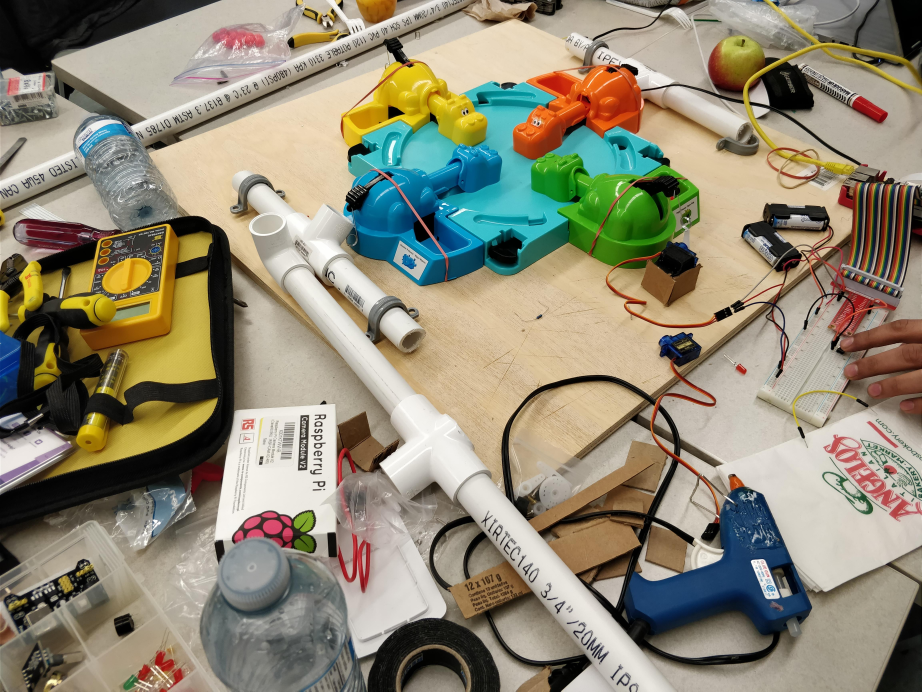
#> input picture photo-1.jpg, 4608 x 3456 px, given in place of the camera (shown at 1/5 size)
$ python multipleBalls.py
#> lines starting #> are read from the running program, lines starting #| are printed output that depends on the picture; after the words box and inside, x2 and y2 are one past the last pixel; in counts of white or black regions, pixels touching at a corner belong together
### opencv/vector.py
"""
The MIT License (MIT)

Copyright (c) 2015 Mat Leonard

Permission is hereby granted, free of charge, to any person obtaining a copy
of this software and associated documentation files (the "Software"), to deal
in the Software without restriction, including without limitation the rights
to use, copy, modify, merge, publish, distribute, sublicense, and/or sell
copies of the Software, and to permit persons to whom the Software is
furnished to do so, subject to the following conditions:

The above copyright notice and this permission notice shall be included in
all copies or substantial portions of the Software.

THE SOFTWARE IS PROVIDED "AS IS", WITHOUT WARRANTY OF ANY KIND, EXPRESS OR
IMPLIED, INCLUDING BUT NOT LIMITED TO THE WARRANTIES OF MERCHANTABILITY,
FITNESS FOR A PARTICULAR PURPOSE AND NONINFRINGEMENT. IN NO EVENT SHALL THE
AUTHORS OR COPYRIGHT HOLDERS BE LIABLE FOR ANY CLAIM, DAMAGES OR OTHER
LIABILITY, WHETHER IN AN ACTION OF CONTRACT, TORT OR OTHERWISE, ARISING FROM,
OUT OF OR IN CONNECTION WITH THE SOFTWARE OR THE USE OR OTHER DEALINGS IN
THE SOFTWARE.
"""

import math


class Vector(object):
    def __init__(self, *args):
        """ Create a vector, example: v = Vector(1,2) """
        if len(args) == 0:
            self.values = (0, 0)
        else:
            self.values = args

    def norm(self):
        """ Returns the norm (length, magnitude) of the vector """
        return math.sqrt(sum(comp**2 for comp in self))

    # [75 lines left out: functions argument, normalize, rotate, _rotate2D, matrix_mult, inner and 1 more, not called in this run]

    def __rmul__(self, other):
        """ Called if 4*self for instance """
        return self.__mul__(other)

    # [14 lines left out: functions __div__, __add__, __sub__, not called in this run]

    def __iter__(self):
        return self.values.__iter__()

    def __len__(self):
        return len(self.values)

    def __getitem__(self, key):
        return self.values[key]

    def __repr__(self):
        return str(self.values)

### opencv/ball.py
import numpy


class Ball(object):
    def __init__(self, p, radius, fps, resolution):
        """ Takes coordinates of center and radius of the ball """
        self.radius = radius
        self.lastPos = None
        self.pos = p
        self.lastVel = None
        self.vel = None
        self.acc = None
        self.fps = fps
        self.resolution = resolution
        self.exists = False

    # [56 lines left out: functions update, bool, endCheck, lastSeen, not called in this run]

### opencv/multipleBalls.py
# import the necessary packages
from collections import deque
import numpy
import argparse
import imutils
import cv2
from ball import Ball
from vector import Vector
from hippo import Hippo

# construct the argument parse and parse the arguments
ap = argparse.ArgumentParser()
ap.add_argument("-v", "--video",
                help="path to the (optional) video file")
ap.add_argument("-b", "--buffer", type=int, default=64,
                help="max buffer size")
args = vars(ap.parse_args())
# define the lower and upper boundaries of the "green"
# ball in the HSV color space, then initialize the
# list of tracked points
redLower = (0, 136, 162)
redUpper = (255, 255, 255)
pts = deque(maxlen=args["buffer"])
arrBalls = []
hippos = []
fps = 40
first = True


class MultipleBalls():
    def __init__(self):
        # 0 - orange , 1 = green, 2 = yellow
        for i in range(0, 3):
            temp = Hippo(i)
            hippos.append(temp)

# if a video path was not supplied, grab the reference
# to the webcam
if not args.get("video", False):
    camera = cv2.VideoCapture(0)

# otherwise, grab a reference to the video file
else:
    camera = cv2.VideoCapture(args["video"])
# keep looping
while True:
    # grab the current frame
    (grabbed, frame) = camera.read()
#> frame is the input picture: shape (3456, 4608, 3); mean B, G, R 116.7, 136.7, 143

    # if we are viewing a video and we did not grab a frame,
    # then we have reached the end of the video
    if args.get("video") and not grabbed:
        break

    # resize the frame, blur it, and convert it to the HSV
    # color space
    frame = imutils.resize(frame, width=600)
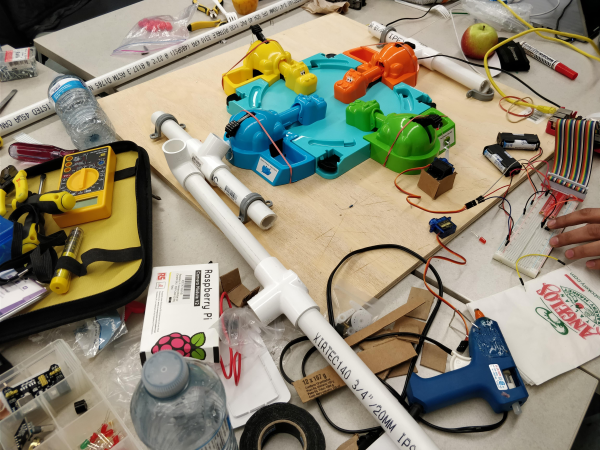
#> frame: shape (450, 600, 3); mean B, G, R 116.7, 136.7, 143
    # blurred = cv2.GaussianBlur(frame, (11, 11), 0)
    hsv = cv2.cvtColor(frame, cv2.COLOR_BGR2HSV)
#> hsv: shape (450, 600, 3); mean H, S, V 30.9, 76.7, 152.1

    # construct a mask for the color "red", then perform
    # a series of dilations and erosions to remove any small
    # blobs left in the mask
    mask = cv2.inRange(hsv, redLower, redUpper)
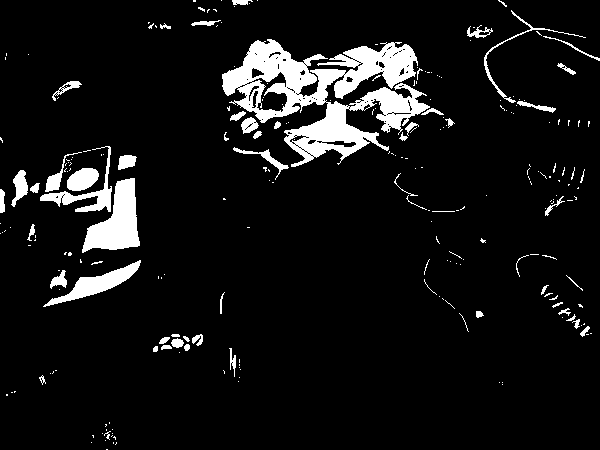
#> mask: shape (450, 600); 8% white; 245 white regions (186 under 20 px), largest, box (x1, y1, x2, y2) and area: (222, 39, 430, 167) 11421, (82, 178, 140, 253) 2320, (43, 260, 141, 307) 1234
    mask = cv2.erode(mask, None, iterations=2)
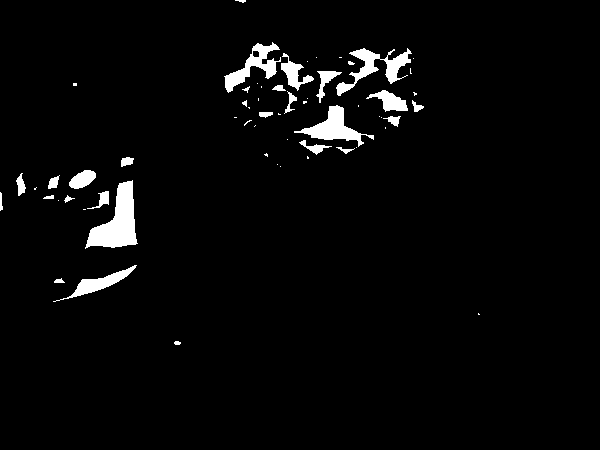
#> mask: shape (450, 600); 3.2% white; 60 white regions (31 under 20 px), largest, box (x1, y1, x2, y2) and area: (85, 180, 138, 249) 1797, (336, 48, 412, 96) 1096, (294, 105, 374, 147) 1094
    mask = cv2.dilate(mask, None, iterations=2)
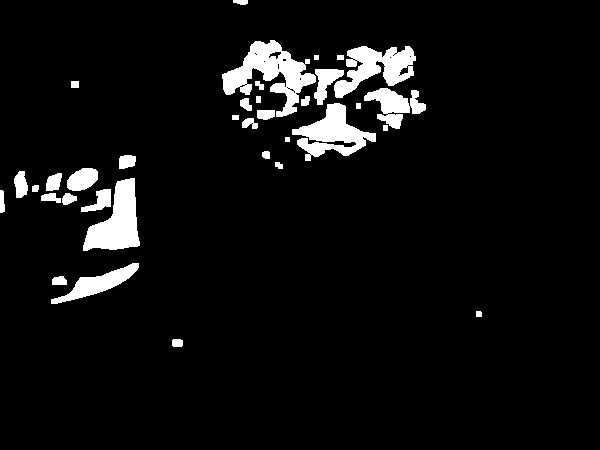
#> mask: shape (450, 600); 5.9% white; 35 white regions
    # find contours in the mask and initialize the current
    # (x, y) center of the ball
    cnts = cv2.findContours(mask.copy(), cv2.RETR_EXTERNAL,
                            cv2.CHAIN_APPROX_SIMPLE)[-2]
#> cnts = 35 contours, 2 with area under 20; largest, box (x1, y1, x2, y2) and area: (222, 40, 316, 117) 2842, (83, 178, 140, 251) 2198, (334, 46, 416, 98) 2046, (292, 103, 376, 161) 2038, (51, 263, 139, 304) 1095

    # only proceed if at least one contour was found
    for i in range(0, len(cnts)):
        # find the largest contour in the mask, then use
        # it to compute the minimum enclosing circle and
        # centroid
        center = None
        ((x, y), radius) = cv2.minEnclosingCircle(cnts[i])
        # M = cv2.moments(cnts[i])
        # center = (int(M["m10"] / M["m00"]), int(M["m01"] / M["m00"]))
        if first:
            temp = Ball(Vector(x, y), radius, fps, 600)
            arrBalls.append(temp)
        else:
            # Make it more sophisticated
            for j in range(0, len(arrBalls)):
#> (the run stopped early here; a loop or call above may not have finished)
